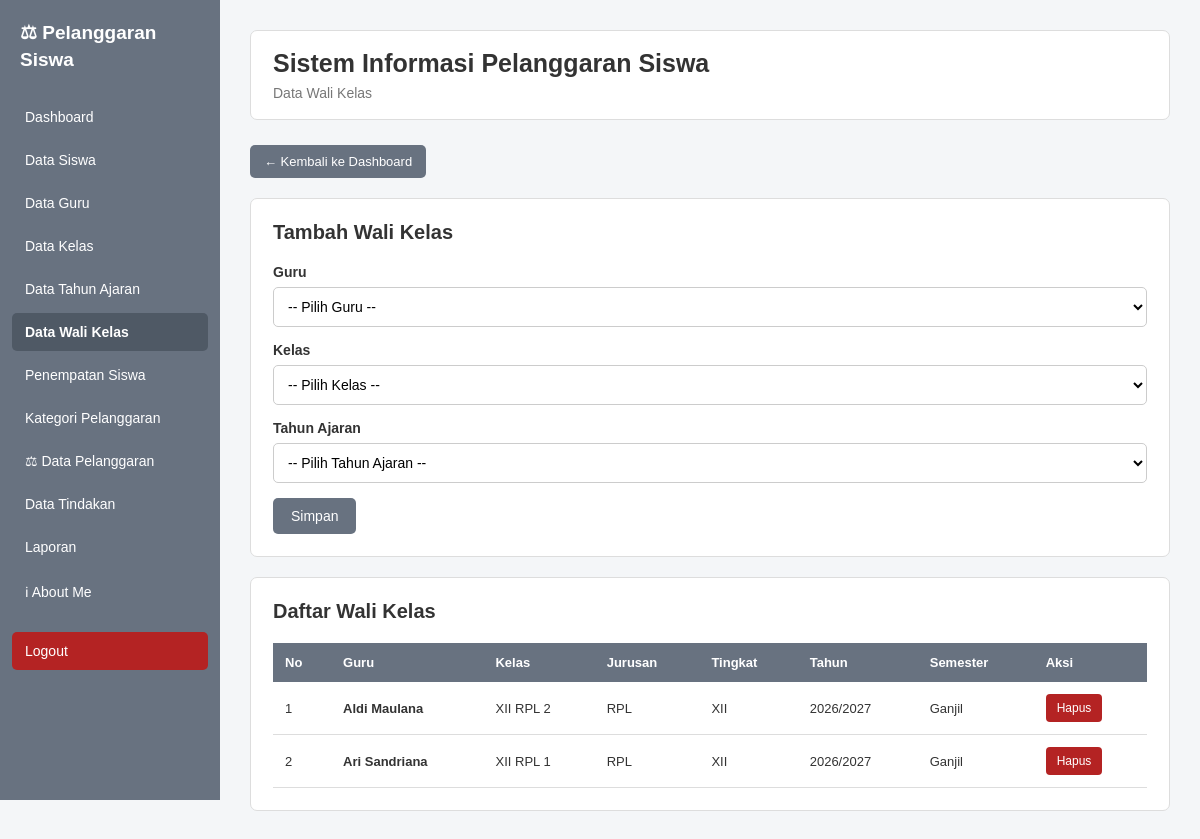
The app's page /wali_kelas.php (signed in) with its own data.
### tables this page shows
CREATE TABLE `wali_kelas` (
  `id` int(11) NOT NULL,
  `guru_id` int(11) NOT NULL,
  `kelas_id` int(11) NOT NULL,
  `tahun_ajaran_id` int(11) NOT NULL
);

CREATE TABLE `guru` (
  `id` int(11) NOT NULL,
  `nip` varchar(30) NOT NULL,
  `nama` varchar(150) NOT NULL,
  `jenis_kelamin` char(1) DEFAULT NULL,
  `mata_pelajaran` varchar(100) DEFAULT NULL,
  `email` varchar(100) DEFAULT NULL,
  `no_hp` varchar(20) DEFAULT NULL,
  `alamat` text DEFAULT NULL,
  `status_aktif` tinyint(1) DEFAULT 1,
  `dibuat_pada` timestamp NOT NULL DEFAULT current_timestamp(),
  `diperbarui_pada` timestamp NOT NULL DEFAULT current_timestamp() ON UPDATE current_timestamp()
);

CREATE TABLE `kelas` (
  `id` int(11) NOT NULL,
  `nama_kelas` varchar(50) NOT NULL,
  `jurusan` varchar(100) DEFAULT NULL,
  `tingkat` varchar(10) DEFAULT NULL,
  `status_aktif` tinyint(1) DEFAULT 1
);

CREATE TABLE `tahun_ajaran` (
  `id` int(11) NOT NULL,
  `nama` varchar(100) DEFAULT NULL,
  `tanggal_mulai` date DEFAULT NULL,
  `tanggal_selesai` date DEFAULT NULL,
  `aktif` tinyint(1) DEFAULT 1,
  `tahun` varchar(20) NOT NULL,
  `semester` varchar(20) DEFAULT NULL,
  `status_aktif` tinyint(1) DEFAULT 1
);

### wali_kelas.php (the view, shortened to what this page needs)
<?php
include "database.php";
$role = $_SESSION['role'] ?? '';
$query_wali = mysqli_query(
    $koneksi,
    "SELECT
        w.id,
        g.nama AS nama_guru,
        k.nama_kelas,
        k.jurusan,
        k.tingkat,
        ta.tahun,
        ta.semester
     FROM wali_kelas w
     INNER JOIN guru g
        ON w.guru_id = g.id
     INNER JOIN kelas k
        ON w.kelas_id = k.id
     INNER JOIN tahun_ajaran ta
        ON w.tahun_ajaran_id = ta.id
     ORDER BY w.id DESC"
);
?>
<!DOCTYPE html>
<html lang="id">
<head>
</head>
<body>
<div class="sidebar">
    <div class="sidebar-title">
        ⚖ Pelanggaran<br>
        Siswa
    </div>
    <a href="dashboard.php">
         Dashboard
    </a>
    <?php if ($role === 'admin') { ?>
        <a href="kelola_siswa.php">
             Data Siswa
        </a>
        <a href="kelola_guru.php">
             Data Guru
        </a>
        <a href="kelola_kelas.php">
             Data Kelas
        </a>
        <a href="kelola_tahun_ajaran.php">
            Data Tahun Ajaran
        </a>
        <a href="wali_kelas.php" class="active">
             Data Wali Kelas
        </a>
        <a href="penempatan_siswa.php">
             Penempatan Siswa
        </a>
        <a href="kelola_pelanggaran_kategori.php">
             Kategori Pelanggaran
        </a>
        <a href="pelanggaran.php">
            ⚖ Data Pelanggaran
        </a>
        <a href="tindakan.php">
             Data Tindakan
        </a>
        <a href="laporan.php">
             Laporan
        </a>
        <a href="about_me.php">
            ℹ About Me
        </a>
    <?php } ?>
    <a href="logout.php" class="logout">
         Logout
    </a>
</div>
<div class="content">
    <div class="top-header">
        <h1>
            Sistem Informasi Pelanggaran Siswa
        </h1>
        <p>
            Data Wali Kelas
        </p>
    </div>
    <a href="dashboard.php" class="btn-kembali">
        ← Kembali ke Dashboard
    </a>
    <div class="box">
        <h2>
            Tambah Wali Kelas
        </h2>
        <form method="post">
            <div class="form-group">
                <label>
                    Guru
                </label>
                <select name="guru_id" required>
                    <option value="">
                        -- Pilih Guru --
                    </option>
                </select>
            </div>
            <div class="form-group">
                <label>
                    Kelas
                </label>
                <select name="kelas_id" required>
                    <option value="">
                        -- Pilih Kelas --
                    </option>
                </select>
            </div>
            <div class="form-group">
                <label>
                    Tahun Ajaran
                </label>
                <select name="tahun_ajaran_id" required>
                    <option value="">
                        -- Pilih Tahun Ajaran --
                    </option>
                </select>
            </div>
            <button
                type="submit"
                name="simpan"
                class="btn-simpan"
            >
                Simpan
            </button>
        </form>
    </div>
    <div class="box">
        <h2>
            Daftar Wali Kelas
        </h2>
        <div class="table-container">
            <table>
                <thead>
                    <tr>
                        <th>No</th>
                        <th>Guru</th>
                        <th>Kelas</th>
                        <th>Jurusan</th>
                        <th>Tingkat</th>
                        <th>Tahun</th>
                        <th>Semester</th>
                        <th>Aksi</th>
                    </tr>
                </thead>
                <tbody>
                <?php
                $no = 1;
                if (
                    $query_wali &&
                    mysqli_num_rows($query_wali) > 0
                ) {
                    while ($row = mysqli_fetch_assoc($query_wali)) {
                ?>
                    <tr>
                        <td>
                            <?= $no++; ?>
                        </td>
                        <td>
                            <b>
                                <?= htmlspecialchars(
                                    $row['nama_guru'] ?? '-'
                                ); ?>
                            </b>
                        </td>
                        <td>
                            <?= htmlspecialchars(
                                $row['nama_kelas'] ?? '-'
                            ); ?>
                        </td>
                        <td>
                            <?= htmlspecialchars(
                                $row['jurusan'] ?? '-'
                            ); ?>
                        </td>
                        <td>
                            <?= htmlspecialchars(
                                $row['tingkat'] ?? '-'
                            ); ?>
                        </td>
                        <td>
                            <?= htmlspecialchars(
                                $row['tahun'] ?? '-'
                            ); ?>
                        </td>
                        <td>
                            <?= htmlspecialchars(
                                $row['semester'] ?? '-'
                            ); ?>
                        </td>
                        <td>
                            <a
                                href="wali_kelas.php?hapus=<?= $row['id']; ?>"
                                class="btn-hapus"
                                onclick="return confirm('Yakin ingin menghapus data wali kelas ini?')"
                            >
                                Hapus
                            </a>
                        </td>
                    </tr>
                <?php
                    }
                }
                ?>
                </tbody>
            </table>
        </div>
    </div>
</div>
</body>
</html>

### wali_kelas.php (style rules this page uses)
* { box-sizing: border-box; }
body { margin: 0; font-family: Arial, sans-serif; background: #f4f6f8; color: #333; }
.sidebar { position: fixed; left: 0; top: 0; width: 220px; height: 100vh; background: #687280; padding: 20px 12px; overflow-y: auto; }
.sidebar-title { color: white; font-size: 19px; font-weight: bold; margin: 0 8px 25px; line-height: 1.4; }
.sidebar a { display: block; padding: 11px 13px; margin-bottom: 5px; color: white; text-decoration: none; border-radius: 5px; font-size: 14px; }
.sidebar a.active { background: #4f5965; font-weight: bold; }
.sidebar .logout { margin-top: 20px; background: #b42323; }
.content { margin-left: 220px; padding: 30px; }
.top-header { background: white; border: 1px solid #ddd; border-radius: 7px; padding: 18px 22px; margin-bottom: 25px; }
.top-header h1 { margin: 0; font-size: 25px; }
.top-header p { margin: 7px 0 0; color: #777; font-size: 14px; }
.box { background: white; border: 1px solid #ddd; border-radius: 7px; padding: 22px; margin-bottom: 20px; }
.box h2 { margin-top: 0; margin-bottom: 20px; font-size: 20px; }
.form-group { margin-bottom: 15px; }
.form-group label { display: block; font-weight: bold; margin-bottom: 7px; font-size: 14px; }
.form-group select { width: 100%; padding: 10px; border: 1px solid #ccc; border-radius: 5px; background: white; font-size: 14px; }
.btn-simpan { display: inline-block; border: none; background: #687280; color: white; padding: 10px 18px; border-radius: 5px; cursor: pointer; font-size: 14px; }
.table-container { overflow-x: auto; }
table { width: 100%; border-collapse: collapse; }
table th { background: #687280; color: white; padding: 12px; text-align: left; font-size: 13px; }
table td { padding: 12px; border-bottom: 1px solid #ddd; font-size: 13px; }
.btn-hapus { display: inline-block; background: #b42323; color: white; text-decoration: none; padding: 7px 11px; border-radius: 4px; font-size: 12px; }
.btn-kembali { display: inline-block; text-decoration: none; color: white; background: #687280; padding: 9px 14px; border-radius: 5px; margin-bottom: 20px; font-size: 13px; }

### records on screen
wali_kelas: guru.nama "Aldi Maulana", kelas.nama_kelas "XII RPL 2", kelas.jurusan "RPL", kelas.tingkat "XII", tahun_ajaran.tahun "2026/2027", tahun_ajaran.semester "Ganjil"
wali_kelas: guru.nama "Ari Sandriana", kelas.nama_kelas "XII RPL 1", kelas.jurusan "RPL", kelas.tingkat "XII", tahun_ajaran.tahun "2026/2027", tahun_ajaran.semester "Ganjil"
